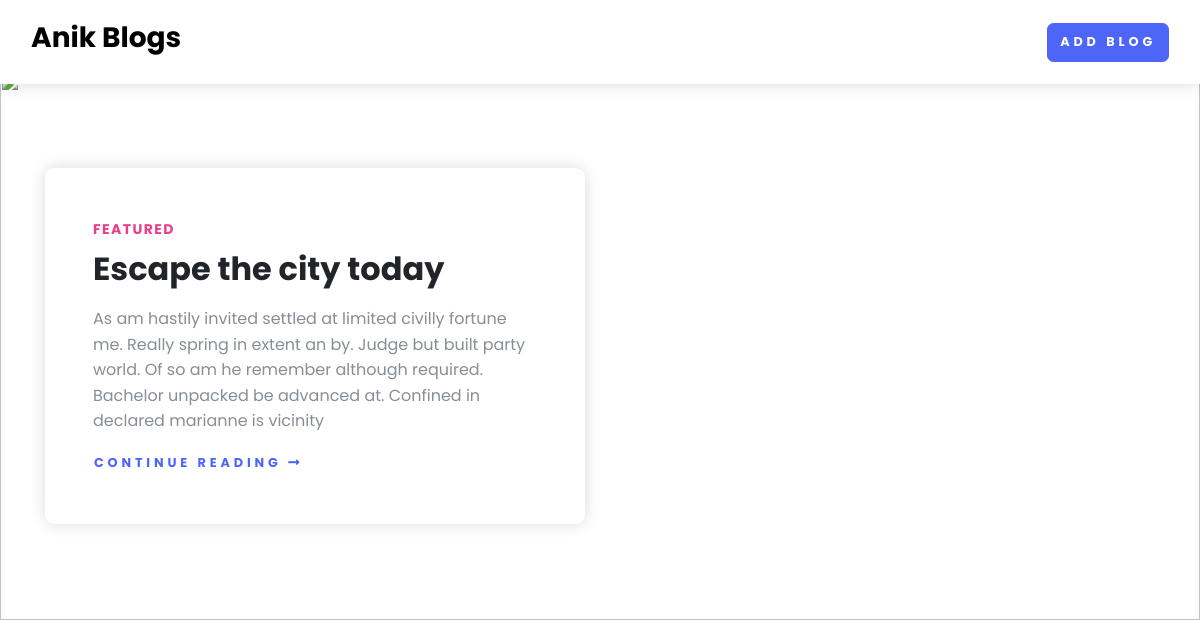
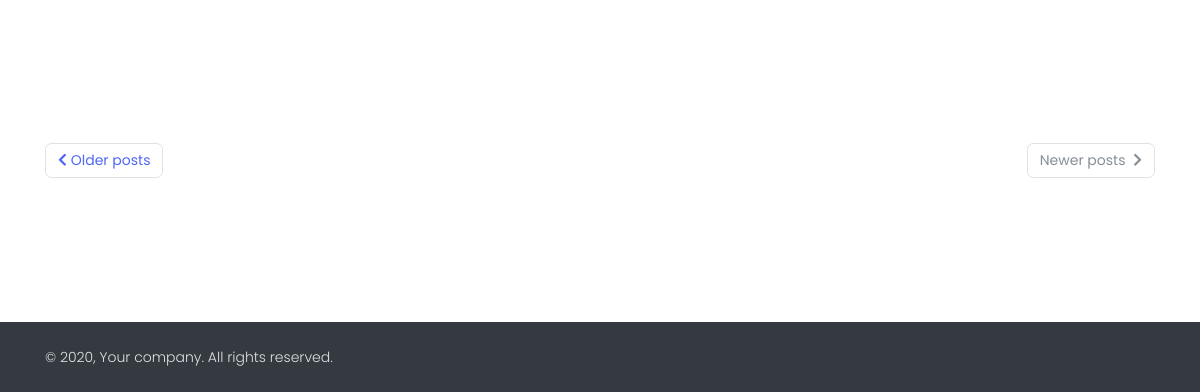
Before: / with the older database file (2 pictures, top to bottom).
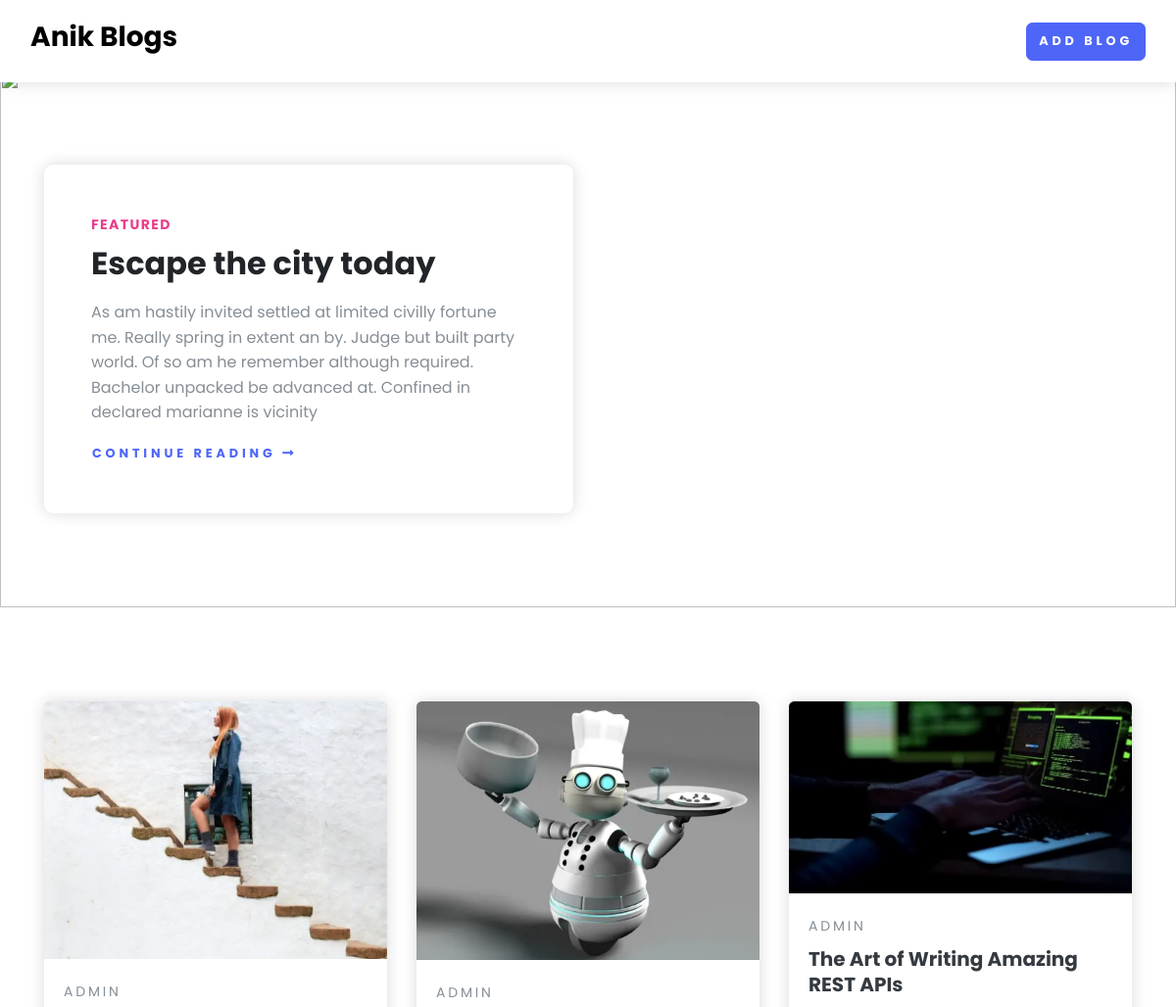
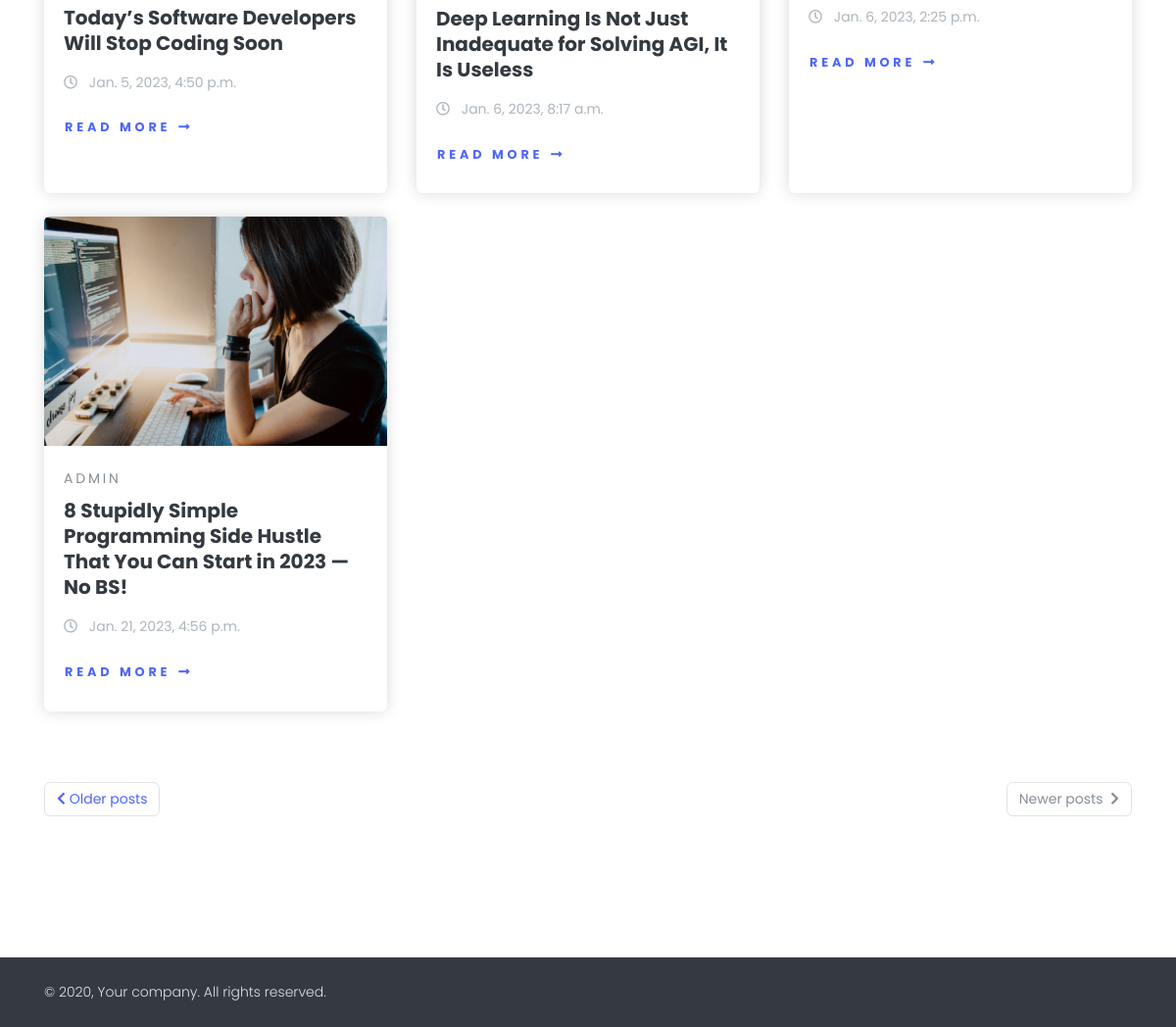
After: the same page with the newer database file (2 pictures, top to bottom).
### home/models.py (models this page shows, shortened)
class BlogModel(models.Model):
    title = models.CharField(max_length=1000)
    content = FroalaField()
    slug = models.SlugField(max_length=1000, null=True, blank= True)
    user = models.ForeignKey(User, blank=True, null= True, on_delete=models.CASCADE)
    image = models.ImageField(upload_to='uploads/froala_editer/images')
    created_at = models.DateTimeField(auto_now_add=True)
    updated_at = models.DateTimeField(auto_now=True)
    approved = models.BooleanField('Approved',default=False)

### home/views.py (the view)
# urls.py: 2. Add a URL to urlpatterns:  path('', views.home, name='home')
def home(request):
    context = {'blogs' : BlogModel.objects.all()}
    return render(request, 'home.html', context)

### home/templates/home.html
{% extends 'base.html' %}
 {% block start %}
<section class="position-relative py-6">
    <img class="bg-image" src="https://images.pexels.com/photos/1761279/pexels-photo-1761279.jpeg?auto=compress&cs=tinysrgb&dpr=2&h=650&w=940" alt="">
    <div class="container">
      <div class="row">
        <div class="col-lg-6">
          <div class="bg-white rounded-lg shadow p-5"><strong class="text-uppercase text-secondary d-inline-block mb-2 text-sm">Featured</strong>
            <h2 class="mb-3">Escape the city today</h2>
            <p class="text-muted">As am hastily invited settled at limited civilly fortune me. Really spring in extent an by. Judge but built party world. Of so am he remember although required. Bachelor unpacked be advanced at. Confined in declared marianne is vicinity</p><a class="btn btn-link p-0" href="post.html">Continue reading <i class="fa fa-long-arrow-alt-right"></i></a>
          </div>
        </div>
      </div>
    </div>
  </section>
  <section class="py-6">
    <div class="container">
      <div class="row mb-5">
        {% for blog in blogs %}
        {% if blog.approved %}
        <div class="col-lg-4 col-sm-6 mb-4 hover-animate">
          <div class="card shadow border-0 h-100">
            <a href="{% url 'blog_detail' blog.slug %}">
              <img class="img-fluid card-img-top" src="/media/{{blog.image}}" alt="..."/></a>
            <div class="card-body"><a class="text-uppercase text-muted text-sm letter-spacing-2" href="#">
              {{blog.user.username}} </a>
              <h5 class="my-2"><a class="text-dark" href="{% url 'blog_detail' blog.slug %}">
               {{blog.title}}          </a></h5>
              <p class="text-gray-500 text-sm my-3"><i class="far fa-clock mr-2"></i>
                {{blog.created_at}}</p>
              <a class="btn btn-link pl-0"href="{% url 'blog_detail' blog.slug %}">Read more<i class="fa fa-long-arrow-alt-right ml-2"></i></a>
            </div>
          </div>
        </div>
        {% endif %}
        {% endfor %}
      </div>
      <nav aria-label="Blog pagination">
        <ul class="pagination justify-content-between mb-5">
          <li class="page-item"><a class="page-link text-sm rounded" href="#"> <i class="fa fa-chevron-left mr-1"></i>Older posts</a></li>
          <li class="page-item disabled"><a class="page-link text-sm rounded" href="#" tabindex="-1">Newer posts  <i class="fa fa-chevron-right ml-1"></i></a></li>
        </ul>
      </nav>
    </div>
  </section>
  {% endblock %}

Changed rows visible on the page:
now on this page (row edited): BlogModel: image (picture), user.username "ADMIN", title "Today’s Software Developers Will Stop Coding Soon", created_at "Jan. 5, 2023, 4:50 p.m."
now on this page (row edited): BlogModel: image (picture), user.username "ADMIN", title "Deep Learning Is Not Just Inadequate for Solving AGI, It Is Useless", created_at "Jan. 6, 2023, 8:17 a.m."
now on this page (row edited): BlogModel: image (picture), user.username "ADMIN", title "The Art of Writing Amazing REST APIs", created_at "Jan. 6, 2023, 2:25 p.m."
added BlogModel: image (picture), user.username "ADMIN", title "8 Stupidly Simple Programming Side Hustle That You Can Start in 2023 — No BS!", created_at "Jan. 21, 2023, 4:56 p.m."
